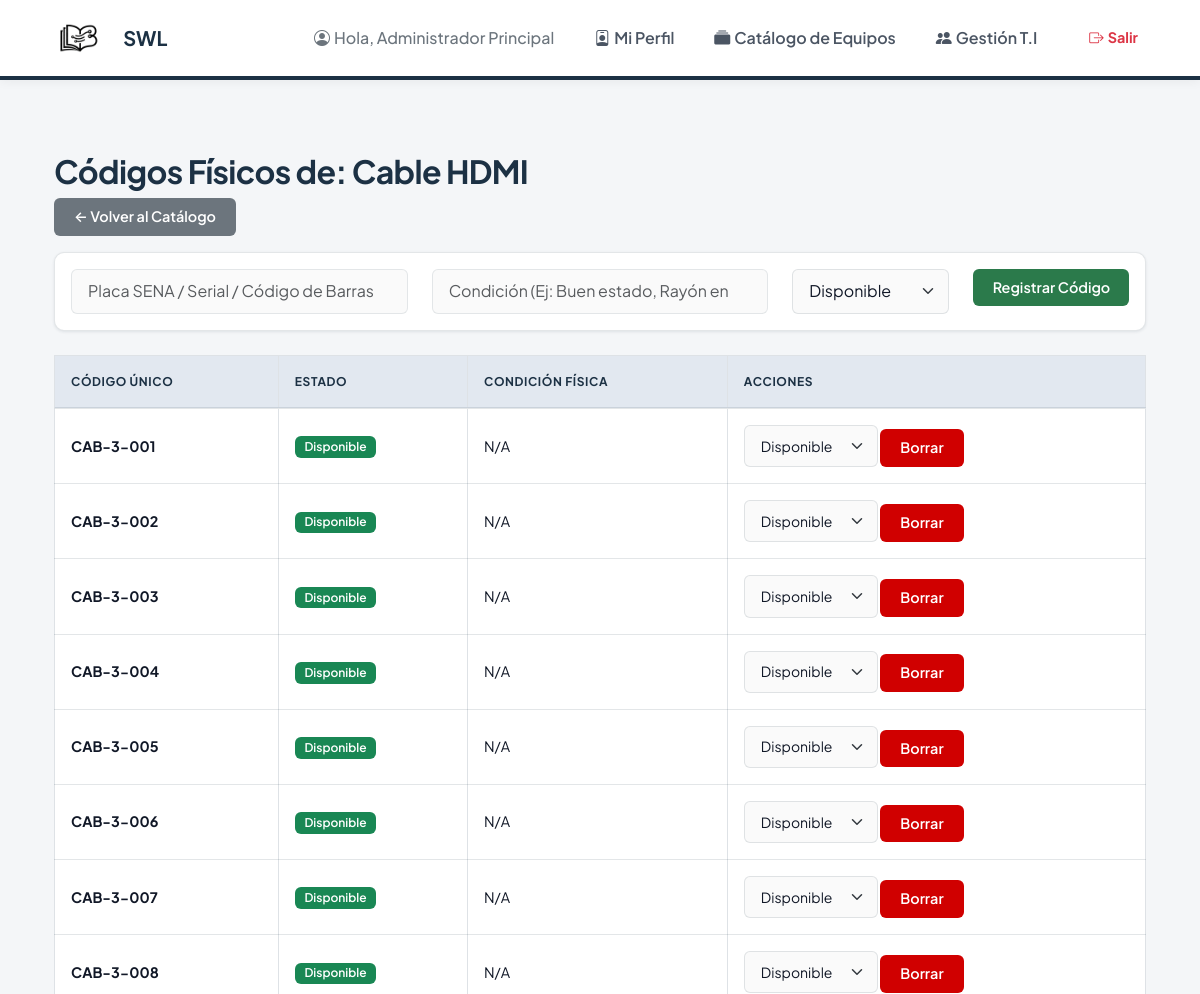
/admin/catalog/3/instances (signed in, upper part), run on an earlier commit of the app's database.
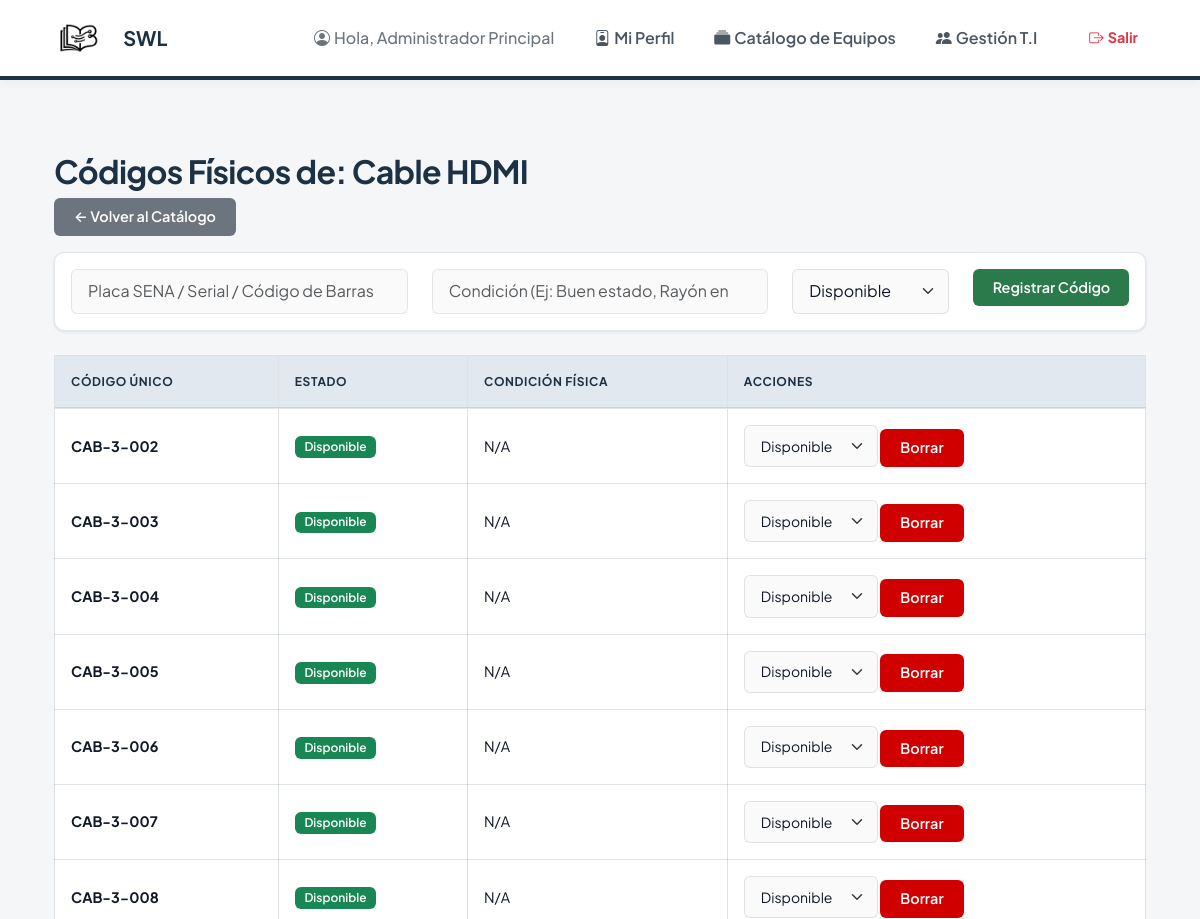
And on a later commit of the database.
### app/models.py (models this page shows, shortened)
class User(UserMixin, db.Model):
    id = db.Column(db.Integer, primary_key=True)
    email = db.Column(db.String(120), unique=True, nullable=True)
    document_id = db.Column(db.String(20), unique=True, nullable=False)
    full_name = db.Column(db.String(100), nullable=False)
    phone = db.Column(db.String(20))
    role = db.Column(db.String(20), nullable=False)
    program_name = db.Column(db.String(100), nullable=True)
    password_hash = db.Column(db.String(255))

class Catalog(db.Model):
    id = db.Column(db.Integer, primary_key=True)
    title_or_name = db.Column(db.String(150), nullable=False)
    category = db.Column(db.String(50), nullable=False)
    author_or_brand = db.Column(db.String(100), nullable=True)
    instances = db.relationship('ItemInstance', backref='catalog_item', lazy='dynamic', cascade="all, delete-orphan")

class ItemInstance(db.Model):
    id = db.Column(db.Integer, primary_key=True)
    catalog_id = db.Column(db.Integer, db.ForeignKey('catalog.id'), nullable=False)
    unique_code = db.Column(db.String(50), unique=True, nullable=False)
    status = db.Column(db.String(20), default='disponible') # disponible, prestado, mantenimiento, perdido
    condition = db.Column(db.String(100), nullable=True)
    loans = db.relationship('Loan', backref='item_instance', lazy='dynamic')

### app/admin/routes.py (the view, shortened to what this page needs)
@bp.route('/catalog/<int:catalog_id>/instances', methods=['GET', 'POST'])
@role_required('bibliotecario', 'admin')
def manage_instances(catalog_id):
    catalog_item = Catalog.query.get_or_404(catalog_id)
    form = InstanceForm()
    status_forms = {inst.id: UpdateInstanceStatusForm(status=inst.status) for inst in catalog_item.instances.all()}
    instances = catalog_item.instances.all()
    return render_template(
        'admin/instances.html',
        catalog_item=catalog_item,
        instances=instances,
        form=form,
        status_forms=status_forms,
    )

### app/forms.py
class InstanceForm(FlaskForm):
    unique_code = StringField('Placa SENA / Serial / Código de Barras', validators=[DataRequired()])
    condition = StringField('Condición', validators=[Optional()])
    status = SelectField(
        'Estado',
        choices=[
            ('disponible', 'Disponible'),
            ('mantenimiento', 'Mantenimiento'),
            ('perdido', 'Perdido'),
        ],
        validators=[DataRequired()],
    )
    submit = SubmitField('Registrar Código')

class UpdateInstanceStatusForm(FlaskForm):
    status = SelectField(
        'Estado',
        choices=[
            ('disponible', 'Disponible'),
            ('mantenimiento', 'Mantenimiento'),
            ('perdido', 'Perdido'),
        ],
        validators=[DataRequired()],
    )
    submit = SubmitField('Actualizar')

### app/models.py (called while the page is built)
@login_manager.user_loader
def load_user(user_id):
    return User.query.get(int(user_id))

### app/templates/admin/instances.html (shortened to what this page needs)
{% extends 'base.html' %}
{% block content %}
<div class="container mt-4">
    <h2>Códigos Físicos de: {{ catalog_item.title_or_name }}</h2>
    <a href="{{ url_for('admin.catalog_manage') }}" class="btn btn-secondary mb-3">&larr; Volver al Catálogo</a>
    <div class="card mb-4">
        <div class="card-body">
            <form method="POST" action="{{ url_for('admin.manage_instances', catalog_id=catalog_item.id) }}">
                <div class="row">
                    <div class="col-md-4">
                        {{ form.unique_code(class="form-control", placeholder="Placa SENA / Serial / Código de Barras")
                        }}
                    </div>
                    <div class="col-md-4">
                        {{ form.condition(class="form-control", placeholder="Condición (Ej: Buen estado, Rayón en
                        pantalla)") }}
                    </div>
                    <div class="col-md-2">
                        {{ form.status(class="form-select") }}
                    </div>
                    <div class="col-md-2 mt-2 mt-md-0">
                        {{ form.submit(class="btn btn-success w-100", value="Registrar Código") }}
                    </div>
                </div>
            </form>
        </div>
    </div>
    <table class="table table-bordered">
        <thead>
            <tr>
                <th>Código Único</th>
                <th>Estado</th>
                <th>Condición Física</th>
                <th>Acciones</th>
            </tr>
        </thead>
        <tbody>
            {% for instance in instances %}
            <tr>
                <td><strong>{{ instance.unique_code }}</strong></td>
                <td>
                    {% if instance.status == 'disponible' %}<span class="badge bg-success">Disponible</span>
                    {% elif instance.status == 'prestado' %}<span class="badge bg-warning">Prestado</span>
                    {% else %}<span class="badge bg-danger">{{ instance.status|capitalize }}</span>{% endif %}
                </td>
                <td>{{ instance.condition or 'N/A' }}</td>
                <td>
                    <form method="POST" action="{{ url_for('admin.update_instance_status', instance_id=instance.id) }}"
                        style="display:inline;">
                        {{ status_forms[instance.id].status(class="form-select form-select-sm", style="display:inline-block; width:auto;", onchange="this.form.submit()") }}
                    </form>
                    <form method="POST" action="{{ url_for('admin.instance_delete', instance_id=instance.id) }}"
                        style="display:inline;">
                        <button type="submit" class="btn btn-sm btn-danger"
                            onclick="return confirm('¿Eliminar este código físico permanentemente?')">Borrar</button>
                    </form>
                </td>
            </tr>
            {% endfor %}
        </tbody>
    </table>
</div>
{% endblock %}

### app/templates/base.html (shortened to what this page needs)
<!DOCTYPE html>
<html lang="es">
<head>
    <link href="https://cdn.jsdelivr.net/npm/bootstrap@5.3.0/dist/css/bootstrap.min.css" rel="stylesheet">
    <link rel="stylesheet" href="https://cdn.jsdelivr.net/npm/bootstrap-icons@1.11.3/font/bootstrap-icons.min.css">
    <link rel="stylesheet" href="{{ url_for('static', filename='css/style.css') }}">
</head>
<body class="d-flex flex-column min-vh-100">
    {% if not 'auth' in request.endpoint %}
    <nav class="navbar navbar-expand-lg custom-navbar sticky-top">
        <div class="container">
            <a class="navbar-brand d-flex align-items-center gap-2" href="{{ url_for('main.index') }}">
                <img src="{{ url_for('static', filename='img/1.png') }}" alt="Logo SWL" height="40" style="border-radius: 6px; object-fit: contain;">
                <span class="d-none d-sm-inline">{{ config['APP_NAME'] }}</span>
            </a>
            <div class="collapse navbar-collapse justify-content-end" id="navbarNav">
                <ul class="navbar-nav align-items-lg-center gap-2 w-100 justify-content-lg-end">
                    {% if current_user.is_authenticated %}
                    <li class="nav-item me-lg-3 text-center text-lg-start mb-2 mb-lg-0">
                        <span class="text-secondary fw-medium">
                            <i class="bi bi-person-circle me-1"></i>Hola, {{ current_user.full_name }}
                        </span>
                    </li>
                    <li class="nav-item">
                        <a class="nav-link text-center text-lg-start" href="{{ url_for('main.profile') }}">
                            <i class="bi bi-person-badge me-1"></i>Mi Perfil
                        </a>
                    </li>
                    {% if current_user.role in ['admin', 'bibliotecario'] %}
                    <li class="nav-item">
                        <a class="nav-link text-center text-lg-start" href="{{ url_for('admin.catalog_manage') }}">
                            <i class="bi bi-collection-fill me-1"></i>Catálogo de Equipos
                        </a>
                    </li>
                    {% endif %}
                    {% if current_user.role == 'admin' %}
                    <li class="nav-item">
                        <a class="nav-link text-center text-lg-start" href="{{ url_for('admin.manage_users') }}">
                            <i class="bi bi-people-fill me-1"></i>Gestión T.I
                        </a>
                    </li>
                    {% elif current_user.role == 'bibliotecario' %}
                    <li class="nav-item">
                        <a class="nav-link text-center text-lg-start" href="{{ url_for('admin.admin_dashboard') }}">
                            <i class="bi bi-journal-bookmark-fill me-1"></i>Panel de Préstamos
                        </a>
                    </li>
                    {% endif %}
                    <li class="nav-item ms-lg-2 mt-2 mt-lg-0 d-grid d-lg-block">
                        <a class="btn btn-outline-danger btn-sm rounded-pill fw-bold" href="{{ url_for('auth.logout') }}">
                            <i class="bi bi-box-arrow-right me-1"></i>Salir
                        </a>
                    </li>
                    {% else %}
                    <li class="nav-item d-grid d-lg-block text-center mt-2 mt-lg-0">
                        <a class="btn btn-primary rounded-pill px-4 fw-bold" href="{{ url_for('auth.login') }}">
                            <i class="bi bi-box-arrow-in-right me-1"></i>Ingresar
                        </a>
                    </li>
                    {% endif %}
                </ul>
            </div>
        </div>
    </nav>
    {% endif %}
    <main class="{% if 'auth' not in request.endpoint %}container mt-5 mb-5{% endif %} flex-grow-1">
        {% block content %}{% endblock %}
    </main>
</body>
</html>

### app/static/css/style.css (style rules this page uses)
:root { --brand-primary: #1C3144; --brand-secondary: #3F88C5; --brand-accent: #D00000; --surface-alt: #E2E8F0; --bg-body: #F4F6F8; --surface-color: #ffffff; --border-color: rgba(28, 49, 68, 0.12); --text-primary: #111827; --text-secondary: #4B5563; --radius-sm: 6px; --radius-md: 10px; --radius-lg: 16px; --shadow-sm: 0 1px 3px rgba(28, 49, 68, 0.1); --shadow-md: 0 10px 15px -3px rgba(28, 49, 68, 0.08), 0 4px 6px -2px rgba(28, 49, 68, 0.04); --transition-fast: 0.2s cubic-bezier(0.4, 0, 0.2, 1); }
body { font-family: 'Plus Jakarta Sans', -apple-system, sans-serif; background-color: var(--bg-body); color: var(--text-primary); -webkit-font-smoothing: antialiased; line-height: 1.6; }
h1, h2, h3, h4, h5, h6 { font-weight: 700; color: var(--brand-primary); letter-spacing: -0.02em; }
.custom-navbar { background-color: var(--surface-color) !important; box-shadow: 0 2px 10px rgba(0,0,0,0.05); padding: 0.8rem 0; border-bottom: 4px solid var(--brand-primary); }
.navbar-brand { font-weight: 700; font-size: 1.25rem; color: var(--brand-primary) !important; }
.nav-link { color: var(--text-secondary) !important; font-weight: 600; transition: var(--transition-fast); padding: 0.5rem 1rem !important; border-radius: var(--radius-sm); }
.card { border: 1px solid var(--border-color); border-radius: var(--radius-md); background: var(--surface-color); box-shadow: var(--shadow-sm); transition: var(--transition-fast); height: 100%; }
.btn { border-radius: var(--radius-sm); padding: 0.5rem 1.25rem; font-weight: 600; font-size: 0.9rem; transition: var(--transition-fast); border: none; }
.btn-danger { background-color: var(--brand-accent); color: white; }
.btn-success { background-color: #2b7a4b; color: white; }
.table { margin-bottom: 0; }
.table thead th { background-color: var(--surface-alt); border-bottom: 2px solid var(--border-color); padding: 1rem; font-weight: 700; color: var(--brand-primary); text-transform: uppercase; font-size: 0.75rem; letter-spacing: 0.05em; }
.table tbody td { padding: 1rem; vertical-align: middle; border-bottom: 1px solid var(--border-color); color: var(--text-primary); font-size: 0.9rem; }
.form-control, .form-select { border-radius: var(--radius-sm); border: 1px solid var(--border-color); padding: 0.6rem 1rem; background-color: #fafafa; color: var(--text-primary); transition: var(--transition-fast); }
.badge { border-radius: 6px; padding: 0.4em 0.8em; font-weight: 600; font-size: 0.75rem; }

What changed in the data, as far as the page shows it:
removed ItemInstance: unique_code "CAB-3-001", shows "Disponible", condition "N/A", status "Disponible"
